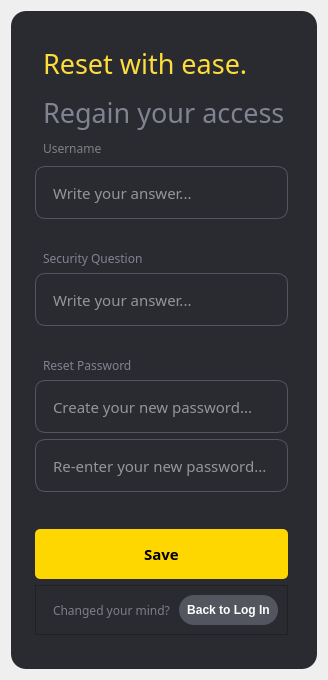
             <widget class="QWidget" name="forgetPW">
              <layout class="QGridLayout" name="gridLayout_7">
               <item row="0" column="0">
                <widget class="QFrame" name="forgetpwFrame">
                 <property name="styleSheet">
                  <string notr="true">#forgetpwFrame{
	background-color: rgb(42, 43, 48);
   	padding-left: 15px;      
   	padding-right: 20px;       
    padding-top: 25px;          
    padding-bottom: 25px;
	border-radius: 15px;      
}
#frame_5{
	background-color: rgb(42, 43, 48);
}
QLineEdit{
	height:50px;
	padding: 1px 15 px;
	background-color: rgb(42, 43, 48);
	border: 1px solid rgba(84,86,95,255);
	border-radius: 10px;
	color:rgb(255, 255, 255);
	font-family: Poppins;
    font-size:15px;
}
QLabel{
	background-color: rgb(42, 43, 48);
	padding-left:5px;
}
#FP_buttonSavePW{
	background-color: #FFD700;	
	border-radius:5px;
	height:50px;
}
#FP_secQuestionLabel, #FP_resetPassword{
	color:#808390;
	font-family: Poppins;
}
#FP_secQuestionLabel, #FP_resetPassword{
	padding-top:25px;
}
#FP_buttonLogIn{
	color:rgb(255, 255, 255);
	background-color: rgb(84, 86, 95);
	border-radius:15px;
	height:30px;
}</string>
                 </property>
                 <property name="frameShape">
                  <enum>QFrame::StyledPanel</enum>
                 </property>
                 <property name="frameShadow">
                  <enum>QFrame::Raised</enum>
                 </property>
                 <layout class="QVBoxLayout" name="verticalLayout_23">
                  <item>
                   <widget class="QLabel" name="forgetpwHeader">
                    <property name="sizePolicy">
                     <sizepolicy hsizetype="Preferred" vsizetype="Maximum">
                      <horstretch>0</horstretch>
                      <verstretch>0</verstretch>
                     </sizepolicy>
                    </property>
                    <property name="font">
                     <font>
                      <family>Poppins Medium</family>
                     </font>
                    </property>
                    <property name="text">
                     <string>&lt;html&gt;&lt;head/&gt;&lt;body&gt;&lt;p&gt;&lt;span style=&quot; font-size:20pt; color:#fedd3b;&quot;&gt;Reset with ease.&lt;/span&gt;&lt;/p&gt;&lt;p&gt;&lt;span style=&quot; font-size:20pt; color:#808390;&quot;&gt;Regain your access&lt;/span&gt;&lt;/p&gt;&lt;/body&gt;&lt;/html&gt;</string>
                    </property>
                   </widget>
                  </item>
                  <item>
                   <widget class="QLabel" name="CP_inputUsername">
                    <property name="font">
                     <font>
                      <family>Poppins</family>
                      <pointsize>9</pointsize>
                     </font>
                    </property>
                    <property name="styleSheet">
                     <string notr="true">color: rgb(127, 127, 127);</string>
                    </property>
                    <property name="text">
                     <string>Username</string>
                    </property>
                    <property name="alignment">
                     <set>Qt::AlignBottom|Qt::AlignLeading|Qt::AlignLeft</set>
                    </property>
                   </widget>
                  </item>
                  <item>
                   <widget class="QLineEdit" name="FP_inputUsername">
                    <property name="placeholderText">
                     <string>Write your answer...</string>
                    </property>
                   </widget>
                  </item>
                  <item>
                   <widget class="QLabel" name="FP_secQuestionLabel">
                    <property name="font">
                     <font>
                      <family>Poppins</family>
                      <pointsize>9</pointsize>
                     </font>
                    </property>
                    <property name="text">
                     <string>Security Question</string>
                    </property>
                   </widget>
                  </item>
                  <item>
                   <widget class="QLineEdit" name="FP_inputSecAnswer">
                    <property name="placeholderText">
                     <string>Write your answer...</string>
                    </property>
                   </widget>
                  </item>
                  <item>
                   <widget class="QLabel" name="FP_resetPassword">
                    <property name="font">
                     <font>
                      <family>Poppins</family>
                      <pointsize>9</pointsize>
                     </font>
                    </property>
                    <property name="text">
                     <string>Reset Password</string>
                    </property>
                   </widget>
                  </item>
                  <item>
                   <widget class="QLineEdit" name="FP_inputPassword1">
                    <property name="placeholderText">
                     <string>Create your new password...</string>
                    </property>
                   </widget>
                  </item>
                  <item>
                   <widget class="QLineEdit" name="FP_inputPassword2">
                    <property name="placeholderText">
                     <string>Re-enter your new password...</string>
                    </property>
                   </widget>
                  </item>
                  <item>
                   <widget class="QLabel" name="FP_errorMsg">
                    <property name="minimumSize">
                     <size>
                      <width>0</width>
                      <height>25</height>
                     </size>
                    </property>
                    <property name="maximumSize">
                     <size>
                      <width>16777215</width>
                      <height>25</height>
                     </size>
                    </property>
                    <property name="font">
                     <font>
                      <family>Poppins</family>
                      <pointsize>9</pointsize>
                     </font>
                    </property>
                    <property name="styleSheet">
                     <string notr="true">color: rgb(255, 0, 0);</string>
                    </property>
                    <property name="text">
                     <string>&lt;html&gt;&lt;head/&gt;&lt;body&gt;&lt;p align=&quot;right&quot;&gt;&lt;span style=&quot; color:#2a2b30;&quot;&gt;*Passwords don't match&lt;/span&gt;&lt;/p&gt;&lt;/body&gt;&lt;/html&gt;</string>
                    </property>
                    <property name="alignment">
                     <set>Qt::AlignRight|Qt::AlignTrailing|Qt::AlignVCenter</set>
                    </property>
                   </widget>
                  </item>
                  <item>
                   <widget class="QPushButton" name="FP_buttonSavePW">
                    <property name="font">
                     <font>
                      <family>Montserrat</family>
                      <pointsize>11</pointsize>
                      <weight>75</weight>
                      <bold>true</bold>
                     </font>
                    </property>
                    <property name="cursor">
                     <cursorShape>PointingHandCursor</cursorShape>
                    </property>
                    <property name="text">
                     <string>Save</string>
                    </property>
                   </widget>
                  </item>
                  <item>
                   <widget class="QFrame" name="frame_10">
                    <property name="sizePolicy">
                     <sizepolicy hsizetype="Preferred" vsizetype="Maximum">
                      <horstretch>0</horstretch>
                      <verstretch>0</verstretch>
                     </sizepolicy>
                    </property>
                    <property name="styleSheet">
                     <string notr="true">background-color: rgb(42, 43, 48);</string>
                    </property>
                    <property name="frameShape">
                     <enum>QFrame::StyledPanel</enum>
                    </property>
                    <property name="frameShadow">
                     <enum>QFrame::Raised</enum>
                    </property>
                    <layout class="QHBoxLayout" name="horizontalLayout_35">
                     <item>
                      <widget class="QLabel" name="label">
                       <property name="font">
                        <font>
                         <family>Poppins</family>
                         <pointsize>9</pointsize>
                        </font>
                       </property>
                       <property name="styleSheet">
                        <string notr="true">color: rgb(124, 126, 135);</string>
                       </property>
                       <property name="text">
                        <string>Changed your mind?</string>
                       </property>
                      </widget>
                     </item>
                     <item>
                      <widget class="QPushButton" name="FP_buttonLogIn">
                       <property name="font">
                        <font>
                         <family>Segoe UI</family>
                         <pointsize>9</pointsize>
                         <weight>75</weight>
                         <bold>true</bold>
                        </font>
                       </property>
                       <property name="cursor">
                        <cursorShape>PointingHandCursor</cursorShape>
                       </property>
                       <property name="styleSheet">
                        <string notr="true">color:rgb(255, 255, 255);
background-color: rgb(84, 86, 95);
border-radius:15px;
height:30px;</string>
                       </property>
                       <property name="text">
                        <string>Back to Log In</string>
                       </property>
                      </widget>
                     </item>
                    </layout>
                   </widget>
                  </item>
                 </layout>
                </widget>
               </item>
              </layout>
             </widget>
